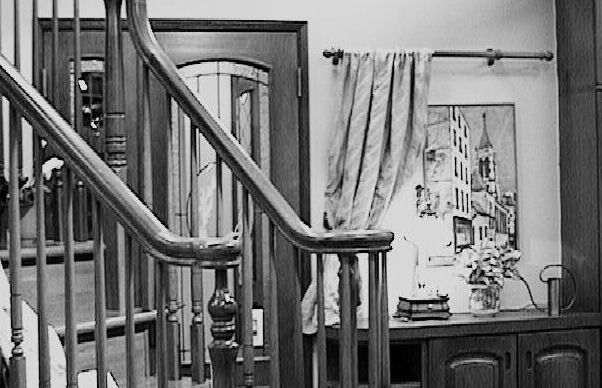
//> input picture 20191016_cannyAndSobel/cap3_02a.bmp, 602 x 388 px
$ ./main   (built with g++ and OpenCV 4)
//> lines starting //> are read from the running program, lines starting //| are printed output that depends on the picture
#include <opencv2/opencv.hpp>
#include <iostream>
#include <stdlib.h>

using namespace std;
using namespace cv;

#define PAI   3.1415926
#define WSIZE 27

void useAt(Mat img, unsigned char *lut);
void usePtr(Mat img, unsigned char *lut);
void effect_sobel(Mat input, Mat output);
void effect_canny(Mat input, Mat output, double scale, double th);
void setMaskValue(double *G, int msize, int i, int j, double val);
void makeGauss(double scale, int msize, double *Gx, double *Gy, double *Gxy, double *Gxx, double *Gyy);

int main() {
	Mat src, res1, res2;
	src = imread("cap3_02a.bmp");
//> src is the input picture: 388 rows x 602 cols, CV_8UC3; min 0, max 245, mean 117.7
	imshow("src", src);

	res1 = src.clone();
	res2 = src.clone();

	effect_sobel(src, res1);
	effect_canny(src, res2, 3, 5.0);

	imshow("Sobel", res1);
	imshow("Canny", res2);

	imwrite("sobel.bmp", res1);
	imwrite("canny.bmp", res2);

	waitKey(0);
	return 0;
}

void useAt(Mat img, unsigned char *lut) {
	TickMeter tm;
	tm.start();
	int widthLimit = img.channels() * img.cols;
	for (int height = 0; height < img.rows; height++) {
		for (int width = 0; width < widthLimit; width++) {
			img.at<uchar>(height, width) = lut[img.at<uchar>(height, width)];
		}
	}
	tm.stop();
	cout << "at time:" << tm.getTimeSec() << endl;
	imshow("at", img);
}
void usePtr(Mat img, unsigned char *lut) {
	TickMeter tm;
	tm.start();

	int widthLimit = img.channels() * img.cols;
	for (int height = 0; height < img.rows; height++) {
		uchar *data = img.ptr<uchar>(height);
		for (int width = 0; width < widthLimit; width++) {
			img.ptr<uchar>(height)[width] = lut[data[width]];
		}
	}
	tm.stop();
	cout << "ptr time:" << tm.getTimeSec() << endl;
	imshow("ptr", img);
}

void setMaskValue(double *G, int msize, int i, int j, double val)
{
	G[i*msize + j] = val;
}
void makeGauss(double scale, int msize, double *Gx, double *Gy, double *Gxy, double *Gxx, double *Gyy)
{
	int    i, j, k, m, skip;
	int    x0, y0, value;
	int    vmin, vmax, range, val;
	double vx, vy, vxy, vxx, vyy, r0, exponent, dvalue;

	x0 = y0 = WSIZE / 2;
	for (i = 0; i<msize; i++) {
		for (j = 0; j < msize; j++) {
			r0 = (double)((i - y0)*(i - y0) + (j - x0)*(j - x0));

			exponent = 1.0 / (2.0*PAI*scale) * exp(-r0 / (2.0*scale));
			vx = (-(double)(j - x0) / scale) * exponent;
			vy = (-(double)(i - y0) / scale) * exponent;
			vxy = ((double)((i - y0)*(j - x0)) / (scale*scale)) * exponent;
			vxx = ((double)(j - x0)*(j - x0) / (scale*scale) - 1.0 / scale) * exponent;
			vyy = ((double)(i - y0)*(i - y0) / (scale*scale) - 1.0 / scale) * exponent;

			setMaskValue(Gx, msize, i, j, vx);
			setMaskValue(Gy, msize, i, j, vy);
			setMaskValue(Gxy, msize, i, j, vxy);
			setMaskValue(Gxx, msize, i, j, vxx);
			setMaskValue(Gyy, msize, i, j, vyy);
		}
	}
}


void effect_sobel(Mat input, Mat output)
{
	unsigned char *lut;
	int fil1[9] = {
		1, 0,-1,
		2, 0,-2,
		1, 0,-1 };
	int fil2[9] = {
		1, 2, 1,
		0, 0, 0,
		-1,-2,-1 };

	int x, y;
	int i;
	int val;
	int xx, yy;
	int rrx, ggx, bbx;
	int rry, ggy, bby;
	Vec3b pix, col;
	int sadr;
	int x1, y1, x2, y2;

	x1 = 0;
	y1 = 0;
	x2 = input.cols - 1;
//> x2 = 601
	y2 = input.rows - 1;
//> y2 = 387

	int widthLimit = input.channels() * input.cols;
//> widthLimit = 1806

	for (y = 0; y <= y2; y++) {
		Vec3b *data2 = output.ptr<Vec3b>(y);
		for (x = 0; x <= widthLimit; x++) {
			rrx = ggx = bbx = 0;
			rry = ggy = bby = 0;
			sadr = 0;
			for (yy = -1; yy <= 1; yy++) {
				for (xx = -1; xx <= 1; xx++) {
					if (y + yy >= 0 && y + yy < input.rows) {
						if (x + xx >= 0 && x + xx < input.cols) {
							Vec3b *data = input.ptr<Vec3b>(y + yy);
							rrx += data[x + xx].val[2] * fil1[sadr];
							ggx += data[x + xx].val[1] * fil1[sadr];
							bbx += data[x + xx].val[0] * fil1[sadr];
							rry += data[x + xx].val[2] * fil2[sadr];
							ggy += data[x + xx].val[1] * fil2[sadr];
							bby += data[x + xx].val[0] * fil2[sadr];
						}
					}
					sadr++;
				}
			}
			data2[x].val[2] = (int)(sqrt((double)(rrx*rrx + rry * rry)) / 8.0);
			data2[x].val[1] = (int)(sqrt((double)(ggx*ggx + ggy * ggy)) / 8.0);
			data2[x].val[0] = (int)(sqrt((double)(bbx*bbx + bby * bby)) / 8.0);
		}
	}
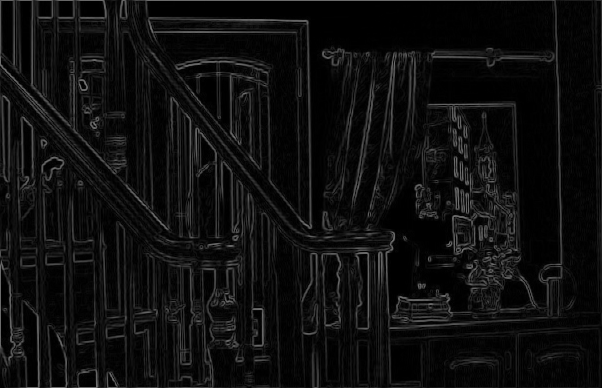
//> output: 388 rows x 602 cols, CV_8UC3; min 0, max 116, mean 14.6
//> after the loop, rrx = 0; ggx = 0; bbx = 0; rry = 0; ggy = 0; bby = 0; sadr = 9
}
void effect_canny(Mat input, Mat output, double scale, double th)
{
//> called with scale = 3, th = 5
	int x, y;
	int i;
	int val;
	int xx, yy;
	int wt, ht;
	int xo, yo;
	int rrx, ggx, bbx;
	int rry, ggy, bby;
	int rr, gg, bb, gray;
	Vec3b col;
	int sadr, adr;
	int x1, y1, x2, y2;

	double Lx, Ly, Lxy, Lxx, Lyy;
	double *lap, *edge;
	double *Gx, *Gy, *Gxy, *Gxx, *Gyy;

	Gx = (double*)malloc(sizeof(double)*WSIZE*WSIZE);
	Gy = (double*)malloc(sizeof(double)*WSIZE*WSIZE);
	Gxy = (double*)malloc(sizeof(double)*WSIZE*WSIZE);
	Gxx = (double*)malloc(sizeof(double)*WSIZE*WSIZE);
	Gyy = (double*)malloc(sizeof(double)*WSIZE*WSIZE);

	makeGauss(scale, WSIZE, Gx, Gy, Gxy, Gxx, Gyy);

	x1 = 0;
	y1 = 0;
	x2 = input.cols - 1;
//> x2 = 601
	y2 = input.rows - 1;
//> y2 = 387
	xo = yo = WSIZE / 2;

	wt = x2 - x1 + 1;
//> wt = 602
	ht = y2 - y1 + 1;
//> ht = 388

	lap = (double *)malloc(wt*ht * sizeof(double));
	edge = (double *)malloc(wt*ht * sizeof(double));

	for (y = y1; y <= y2; y++) {
		//uchar *data = input.ptr<uchar>(y);
		for (x = x1; x <= x2; x++) {
			Lx = Ly = Lxy = Lxx = Lyy = 0.0;
			for (yy = 0; yy<WSIZE; yy++) {
				for (xx = 0; xx<WSIZE; xx++) {
					if (y + yy >= 0 && y + yy < input.rows) {
						if (x + xx >= 0 && x + xx < input.cols) {
							Vec3b *data = input.ptr<Vec3b>(y + yy);
							rr = data[x + xx].val[2];
							gg = data[x + xx].val[1];
							bb = data[x + xx].val[0];
							gray = (bb * 28 + 77 * rr + gg * 151) / 256;

							Lx += (double)gray * Gx[yy*WSIZE + xx];
							Ly += (double)gray * Gy[yy*WSIZE + xx];
							Lxy += (double)gray * Gxy[yy*WSIZE + xx];
							Lxx += (double)gray * Gxx[yy*WSIZE + xx];
							Lyy += (double)gray * Gyy[yy*WSIZE + xx];
						}
					}
				}
			}
			lap[x + y * wt] = (Lx*Lx*Lxx + 2.0*Lxy*Lx*Ly + Ly * Ly*Lyy);
			edge[x + y * wt] = sqrt(Lx*Lx + Ly * Ly);
		}
	}
//> this loop made 388 passes
//> (Lx, Ly, Lxy, Lxx, Lyy, rr) on passes 1 to 3: (6.09e-11, 1.46e-13, 6.33e-13, 2.59e-10, 2.82e-14, 100), (6.04e-11, 1.02e-13, 4.4e-13, 2.57e-10, 5.88e-14, 100), (6.01e-11, 3.69e-14, 1.6e-13, 2.56e-10, 6.53e-14, 104)
	for (y = y1; y <= y2 - 1; y++) {
		Vec3b *data2 = output.ptr<Vec3b>(y);
		for (x = x1; x <= x2 - 1; x++) {
			adr = x + y * wt;
			col.val[2] = 0;
			col.val[1] = 0;
			col.val[0] = 0;

			if (edge[adr] >= th && (lap[adr] * lap[adr + 1]<0.0 || lap[adr] * lap[adr + wt] < 0.0)) {
				col.val[2] = 255;
				col.val[1] = 255;
				col.val[0] = 255;
			}

			data2[x].val[2] = col.val[2];
			data2[x].val[1] = col.val[1];
			data2[x].val[0] = col.val[0];
		}
	}
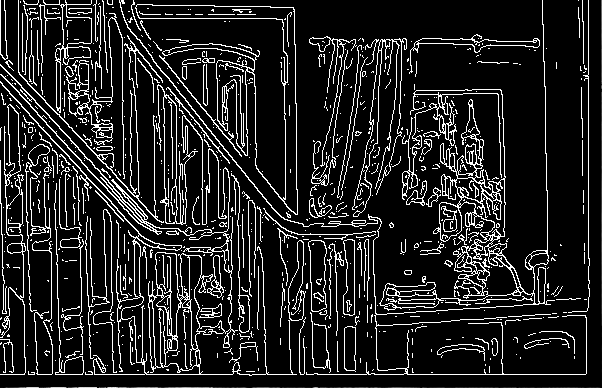
//> output: 388 rows x 602 cols, CV_8UC3; min 0, max 255, mean 34.5
	free(lap);
	free(edge);
}
